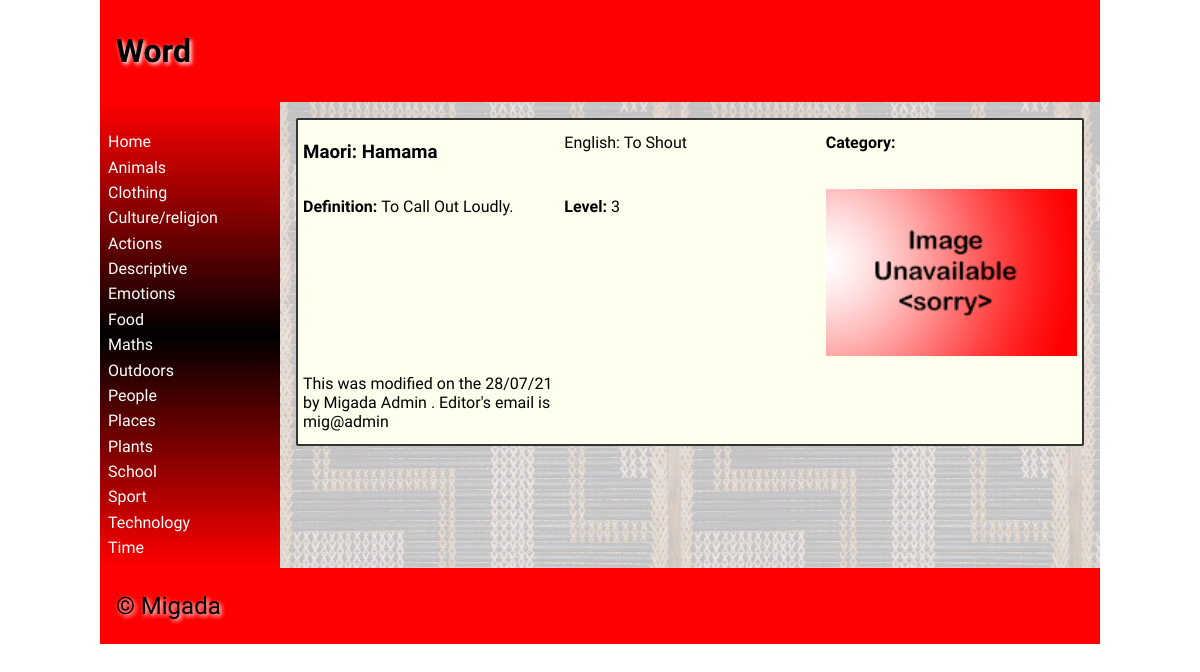
The page /wordpage?word=1&category= on the database as committed earlier.
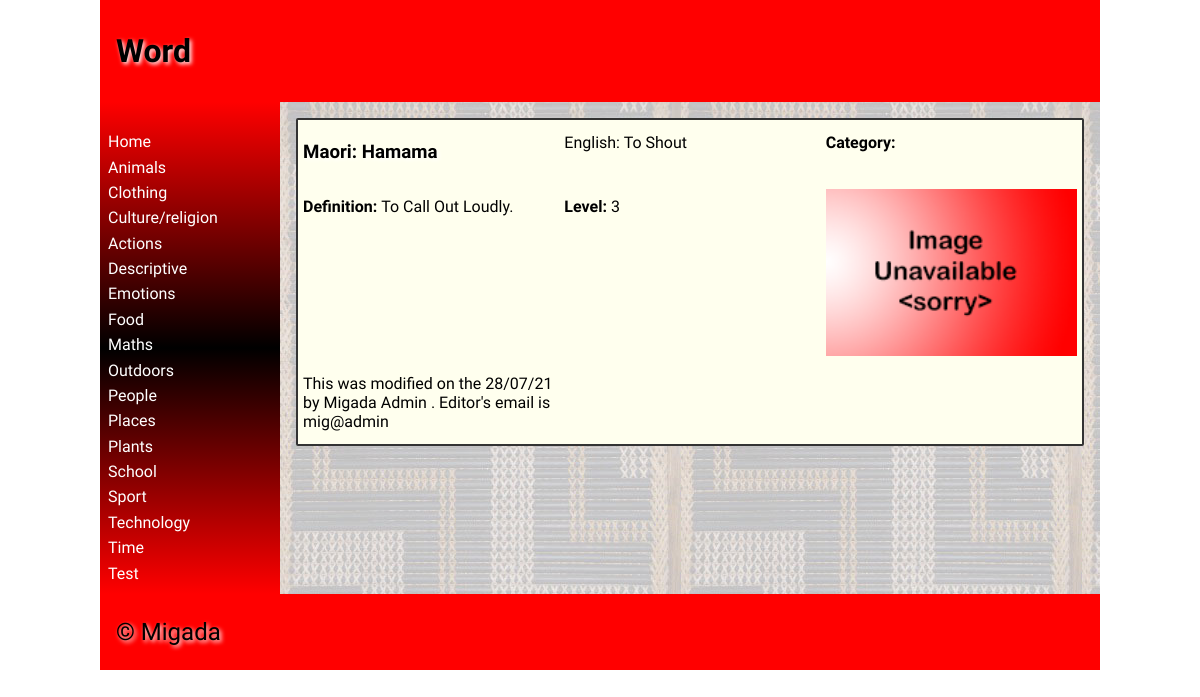
The same page on the database as committed later.
### tables this page shows
CREATE TABLE "category"
(
	categoryid INTEGER
		constraint category_pk
			primary key autoincrement,
	category varchar(30)
);

### app.py (the view)
@app.route('/wordpage') # Word Page
def render_wordpage():
    id = request.args.get("word") #Gets the information from the URL arguments.
    categoryname = request.args.get("category")
    con = create_connection("maori_dictionary.db") # Gets all the information for the one word.
    query = "SELECT id, maori, english, category, definition, level, picture, userid, date_modified FROM dictionary_values WHERE id=?"
    cur = con.cursor()
    cur.execute(query, (id,))
    print(cur.fetchall)
    one = cur.fetchall()[0]
    userid = one[7]
    print(userid)
    print(one)
    con.close()
    con = create_connection("maori_dictionary.db") # This gets all the creator/modifiers information.
    query = "SELECT fname, lname, email FROM users WHERE id=?"
    cur = con.cursor()
    cur.execute(query, (userid,))
    details = cur.fetchall()
    print(details[0])
    fname = details[0][0]
    lname = details[0][1]
    email = details[0][2]
    con.close()
    return return_page('wordpage.html', oneword=one, category=categoryname, logged_in=is_logged_in(), fname=fname, lname=lname, email=email) # renders the wordpage and sends all the information to the HTML page.

### app.py (called while the page is built)
def create_connection(db_file): # This function is used to make a connection with the database.
    try:                        #It is used when ever I do a query.
        connection = sqlite3.connect(db_file)
        return connection
    except Error as e:
        print(e)

def return_page(page, **extras): # This function does the rendering of the webpages. It allows me to pass through all of the cateogory information to all the pages.
    con = create_connection("maori_dictionary.db") # Makes connection and executes query to get category information.
    query = "SELECT categoryid, category  FROM category"
    cur = con.cursor()
    cur.execute(query)
    categorylist = dict(cur.fetchall())
    print(categorylist)
    con.close
    return render_template(page, categories=categorylist, **extras) # Renders all the webpages and sends category information.

def is_logged_in(): # Checks if and user is logged in.
    if session.get("email") is None:
        print("not logged in")
        return False
    else:
        print("logged in")
        return True

### templates/wordpage.html (shortened to what this page needs)
{% extends 'base.html' %}
{% block heading %}Word{% endblock %}
{% block main %}
    <div class="word-box" >
        <h3>Maori: {{ oneword[1]|title }}</h3>
        <p>English: {{ oneword[2]|title }}</p>
        <p><strong>Category: </strong>{{ category|title }}</p>
        <p><strong>Definition: </strong>{{ oneword[4]|title }}</p>
        <p><strong>Level: </strong>{{ oneword[5] }}</p>
        <img src="static/images/{{ oneword[6] }}.png">
        <p>This was modified on the {{ oneword[8] }} by {{ fname }} {{ lname }} . Editor's email is {{ email }}</p>
    </div>
{% endblock %}

### templates/base.html (shortened to what this page needs)
<!doctype html>
<html lang="en">
<head>
	<link href="{{ url_for('static', filename='css/style.css') }}" rel="stylesheet">
</head>
<body>
	<div id="container">
		<header>
			<h1>{% block heading %}{% endblock %}</h1>
		</header>
		<nav>
			<ul>
                <li><a href="\">Home</a></li>
                {% for id, category in categories.items() %}
                    <li><a href="/categorypage?category={{ id }}">{{ category|title }}</a></li>
                {% endfor %}
			</ul>
		</nav>
		<main>
            {% block main%}{% endblock %}
        </main>
		<footer>
			<p>
				&copy; Migada
			</p>
		</footer>
	</div>
</body>
</html>

Rows that differ between the two databases and show on the page:
added category: category "Test"
